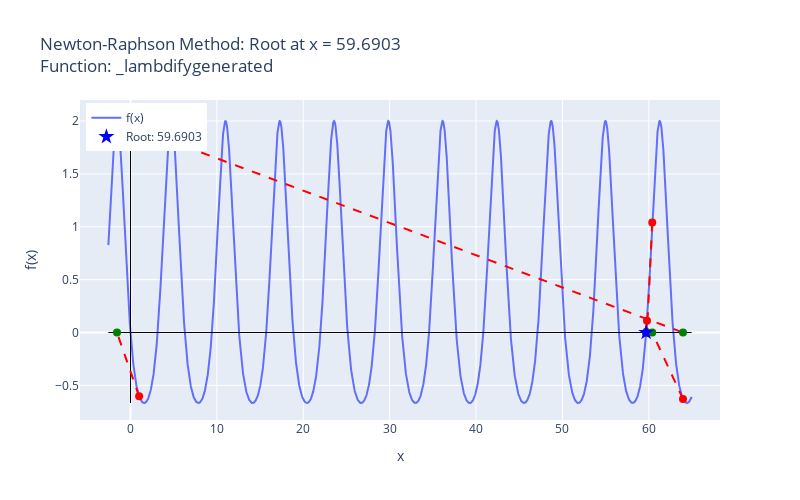

The notebook cell this image was saved under:
### Code cell
plot_newton_plotly(f_num,root, iterations)

### Figure 1 — Plotly figure (JSON) as saved in the notebook; plotly's stock layout.template omitted (floating-point values rounded to 4 significant figures; data arrays with more than 128 entries replaced by an {"elided": "..."} marker saying what was removed)
{"data": [{"mode": "lines", "name": "f(x)", "type": "scatter", "x": {"elided": "4000 float values"}, "y": {"elided": "4000 float values"}}, {"line": {"color": "black", "width": 1}, "mode": "lines", "showlegend": false, "type": "scatter", "x": [-2.562, 64.95], "y": [0, 0]}, {"line": {"color": "black", "width": 1}, "mode": "lines", "showlegend": false, "type": "scatter", "x": [0, 0], "y": [-0.6667, 2.0]}, {"line": {"color": "red", "dash": "dash"}, "mode": "lines", "showlegend": false, "type": "scatter", "x": [1, -1.562], "y": [-0.6033, 0]}, {"marker": {"color": "red", "size": 8}, "mode": "markers", "showlegend": false, "type": "scatter", "x": [1], "y": [-0.6033]}, {"marker": {"color": "green", "size": 8}, "mode": "markers", "showlegend": false, "type": "scatter", "x": [-1.562], "y": [0]}, {"line": {"color": "red", "dash": "dash"}, "mode": "lines", "showlegend": false, "type": "scatter", "x": [-1.562, 63.95], "y": [2.0, 0]}, {"marker": {"color": "red", "size": 8}, "mode": "markers", "showlegend": false, "type": "scatter", "x": [-1.562], "y": [2.0]}, {"marker": {"color": "green", "size": 8}, "mode": "markers", "showlegend": false, "type": "scatter", "x": [63.95], "y": [0]}, {"line": {"color": "red", "dash": "dash"}, "mode": "lines", "showlegend": false, "type": "scatter", "x": [63.95, 60.4], "y": [-0.6285, 0]}, {"marker": {"color": "red", "size": 8}, "mode": "markers", "showlegend": false, "type": "scatter", "x": [63.95], "y": [-0.6285]}, {"marker": {"color": "green", "size": 8}, "mode": "markers", "showlegend": false, "type": "scatter", "x": [60.4], "y": [0]}, {"line": {"color": "red", "dash": "dash"}, "mode": "lines", "showlegend": false, "type": "scatter", "x": [60.4, 59.79], "y": [1.041, 0]}, {"marker": {"color": "red", "size": 8}, "mode": "markers", "showlegend": false, "type": "scatter", "x": [60.4], "y": [1.041]}, {"marker": {"color": "green", "size": 8}, "mode": "markers", "showlegend": false, "type": "scatter", "x": [59.79], "y": [0]}, {"line": {"color": "red", "dash": "dash"}, "mode": "lines", "showlegend": false, "type": "scatter", "x": [59.79, 59.69], "y": [0.1114, 0]}, {"marker": {"color": "red", "size": 8}, "mode": "markers", "showlegend": false, "type": "scatter", "x": [59.79], "y": [0.1114]}, {"marker": {"color": "green", "size": 8}, "mode": "markers", "showlegend": false, "type": "scatter", "x": [59.69], "y": [0]}, {"line": {"color": "red", "dash": "dash"}, "mode": "lines", "showlegend": false, "type": "scatter", "x": [59.69, 59.69], "y": [0.005096, 0]}, {"marker": {"color": "red", "size": 8}, "mode": "markers", "showlegend": false, "type": "scatter", "x": [59.69], "y": [0.005096]}, {"marker": {"color": "green", "size": 8}, "mode": "markers", "showlegend": false, "type": "scatter", "x": [59.69], "y": [0]}, {"line": {"color": "red", "dash": "dash"}, "mode": "lines", "showlegend": false, "type": "scatter", "x": [59.69, 59.69], "y": [1.286e-05, 0]}, {"marker": {"color": "red", "size": 8}, "mode": "markers", "showlegend": false, "type": "scatter", "x": [59.69], "y": [1.286e-05]}, {"marker": {"color": "green", "size": 8}, "mode": "markers", "showlegend": false, "type": "scatter", "x": [59.69], "y": [0]}, {"line": {"color": "red", "dash": "dash"}, "mode": "lines", "showlegend": false, "type": "scatter", "x": [59.69, 59.69], "y": [8.268e-11, 0]}, {"marker": {"color": "red", "size": 8}, "mode": "markers", "showlegend": false, "type": "scatter", "x": [59.69], "y": [8.268e-11]}, {"marker": {"color": "green", "size": 8}, "mode": "markers", "showlegend": false, "type": "scatter", "x": [59.69], "y": [0]}, {"marker": {"color": "blue", "size": 12, "symbol": "star"}, "mode": "markers", "name": "Root: 59.6903", "type": "scatter", "x": [59.69], "y": [1.332e-15]}], "layout": {"height": 500, "legend": {"x": 0.01, "xanchor": "left", "y": 0.99, "yanchor": "top"}, "title": {"text": "Newton-Raphson Method: Root at x = 59.6903 <br>Function: _lambdifygenerated"}, "width": 800, "xaxis": {"title": {"text": "x"}}, "yaxis": {"title": {"text": "f(x)"}}}}
